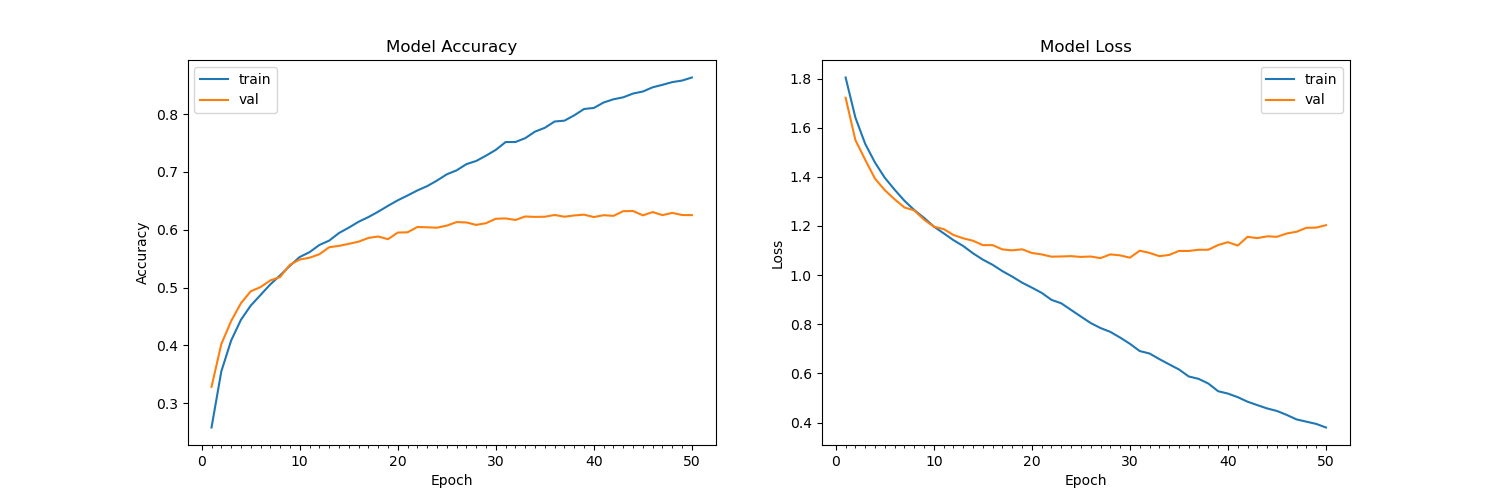

Here is the Python script that generated this plot:
import numpy as np
import matplotlib.pyplot as plt

def plot_model_history(model_history):
    fig, axs = plt.subplots(1,2,figsize=(15,5))
    # historia dokładności
    axs[0].plot(range(1,len(model_history.history['accuracy'])+1),model_history.history['accuracy'])
    axs[0].plot(range(1,len(model_history.history['val_accuracy'])+1),model_history.history['val_accuracy'])
    axs[0].set_title('Model Accuracy')
    axs[0].set_ylabel('Accuracy')
    axs[0].set_xlabel('Epoch')
    axs[0].set_xticks(np.arange(1,len(model_history.history['accuracy'])+1),len(model_history.history['accuracy'])/10)
    axs[0].legend(['train', 'val'], loc='best')
    # historia straty
    axs[1].plot(range(1,len(model_history.history['loss'])+1),model_history.history['loss'])
    axs[1].plot(range(1,len(model_history.history['val_loss'])+1),model_history.history['val_loss'])
    axs[1].set_title('Model Loss')
    axs[1].set_ylabel('Loss')
    axs[1].set_xlabel('Epoch')
    axs[1].set_xticks(np.arange(1,len(model_history.history['loss'])+1),len(model_history.history['loss'])/10)
    axs[1].legend(['train', 'val'], loc='best')
    fig.savefig('plot.png')
    plt.show()